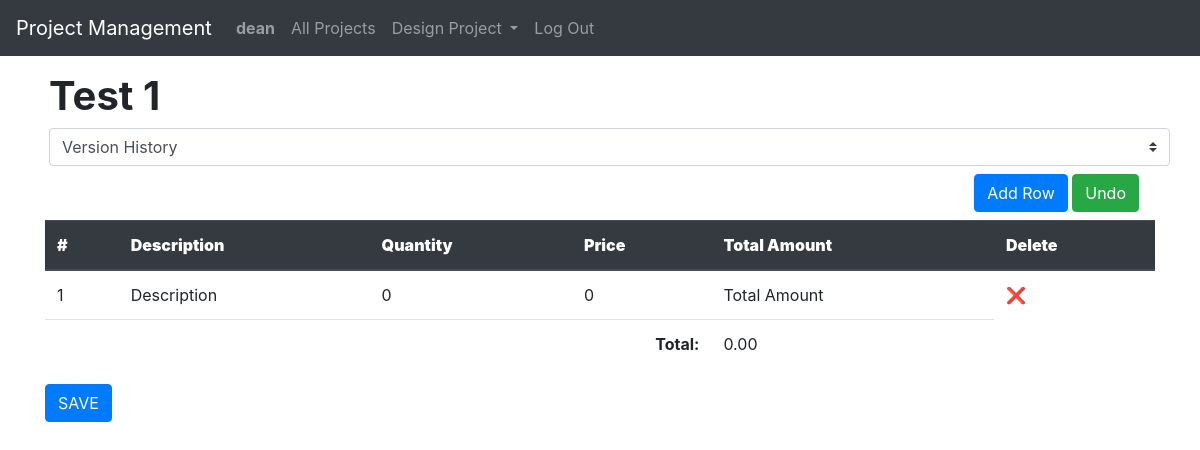
/project/1 (signed in), run on an earlier commit of the app's database.
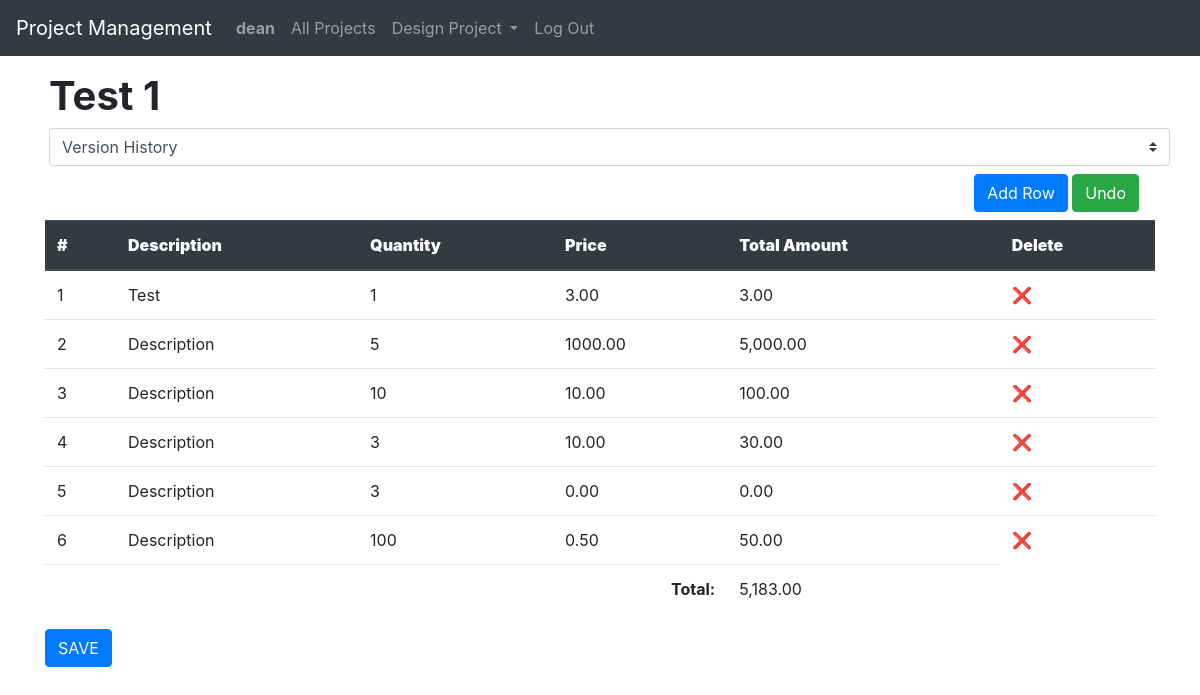
And on a later commit of the database.
### engineering/models.py (models this page shows, shortened)
class Project(models.Model):
    proj_name = models.CharField(max_length=300)
    def __str__(self):
        return f'{self.proj_name}'

class ProjectDetails(models.Model):
    ver = models.ForeignKey(Version, on_delete=models.CASCADE, related_name="vers_details")
    description = models.CharField(max_length=300)
    quantity = models.IntegerField()
    price = models.DecimalField(max_digits=9, decimal_places=2)

### engineering/views.py (the view)
# urls.py: path("project/<int:id>", views.project, name="project"),
def project(request, id):
    if request.method == "GET":
        projectName = get_object_or_404(Project, pk=id)
        latest_version = Version.objects.filter(proj_id=id).order_by('-version').first()
        projDetails = ProjectDetails.objects.filter(ver=latest_version)
        versions = Version.objects.filter(proj_id=id).order_by('-version')
        total_amount_sum = 0
        for detail in projDetails:
            detail.total_price = detail.price * detail.quantity
            total_amount_sum += detail.total_price
        return render(request, "engineering/project.html", {
            "projDetails": projDetails,
            "projectName": projectName,
            "total_amount_sum": total_amount_sum,
            "version": latest_version,
            "versions": versions,
        })

### engineering/templates/engineering/project.html (shortened to what this page needs)
{% extends "engineering/layout.html" %}
{% load humanize %}
{% block body %}
    <div class='container'>
        <div class="row justify-content-between mt-3 ml-1">
            <h1><strong>{{ projectName }}</strong></h1>
            <select class="custom-select" id="versionDropdown">
                <option selected>Version History</option>
            </select>
        </div>
            <div class="column text-right my-2 mr-3">
                <button class="btn btn-primary" onclick="addRow()">Add Row</button>
                <button class="btn btn-success" onclick="undoDelete()">Undo</button>
            </div>
        <table class="table" id="projectTable">
            <thead class="thead-dark">
            <tr>
                <th><strong>#</strong></th>
                <th><strong>Description</strong></th>
                <th><strong>Quantity</strong></th>
                <th><strong>Price</strong></th>
                <th><strong>Total Amount</strong></th>
                <th><strong>Delete</strong></th>
            </tr>
            </thead>
            {% if projDetails %}
            <tbody>
                {% for detail in projDetails %}
                <tr>
                    <td>{{ forloop.counter }}</td>
                    <td><div contenteditable="true">{{ detail.description }}</div></td>
                    <td><div contenteditable="true" oninput="updateRowTotal(this)">{{ detail.quantity }}</div></td>
                    <td><div contenteditable="true" oninput="updateRowTotal(this)">{{ detail.price }}</div></td>
                    <td><div contenteditable="false">{{ detail.total_price|floatformat:"2"|intcomma }}</div></td>
                    <td><span onclick="deleteRow(this)" class="delete-icon">&#10060;</span></td>
                </tr>
                {% endfor %}
            </tbody>
            <tfoot>
                <tr>
                    <td colspan="4" align="right"><strong>Total:</strong></td>
                    <td id="totalAmount">{{ total_amount_sum|floatformat:"2"|intcomma }}</td>
                </tr>
            </tfoot>
        </table>
        {% else %}
            <tbody>
                <tr>
                    <td>1</td>
                    <td><div contenteditable="true">Description</div></td>
                    <td><div contenteditable="true" oninput="updateRowTotal(this)">0</div></td>
                    <td><div contenteditable="true" oninput="updateRowTotal(this)">0</div></td>
                    <td><div contenteditable="false">Total Amount</div></td>
                    <td><span onclick="deleteRow(this)" class="delete-icon">&#10060;</span></td>
                </tr>
            </tbody>
            <tfoot>
                <tr>
                    <td colspan="4" align="right"><strong>Total:</strong></td>
                    <td id="totalAmount">{{ total_amount_sum|floatformat:"2"|intcomma }}</td>
                </tr>
            </tfoot>
        </table>
        {% endif %}
        <button class="btn btn-primary" id="saveTable">SAVE</button>
    </div>
{% endblock %}

### engineering/templates/engineering/layout.html (shortened to what this page needs)
{% load static %}
<!DOCTYPE html>
<html lang="en">
    <head>
        <link rel="stylesheet" href="https://stackpath.bootstrapcdn.com/bootstrap/4.4.1/css/bootstrap.min.css">
        <link href="{% static 'engineering/styles.css' %}" rel="stylesheet">
        <link rel="stylesheet" href="https://cdnjs.cloudflare.com/ajax/libs/font-awesome/4.7.0/css/font-awesome.min.css">
    </head>
    <body>
        <nav class="navbar navbar-expand-lg navbar-dark bg-dark">
            <a class="navbar-brand" href="#">Project Management</a>
            <div>
              <ul class="navbar-nav mr-auto">
                {% if user.is_authenticated %}
                    <li class="nav-item">
                        <a class="nav-link" href="#"><strong>{{ user.username }}</strong></a>
                    </li>
                <li class="nav-item">
                  <a class="nav-link" href="{% url 'index' %}">All Projects</a>
                </li>
                <li class="nav-item dropdown">
                    <a class="nav-link dropdown-toggle" href="#" id="navbarDropdownMenuLink" data-toggle="dropdown" aria-haspopup="true" aria-expanded="false">
                      Design Project
                    </a>
                  </li>
                    <li class="nav-item">
                        <a class="nav-link" href="{% url 'logout' %}">Log Out</a>
                    </li>
                {% endif %}
              </ul>
            </div>
          </nav>
        <div class="body">
          {% if user.is_authenticated %}
            {% block body %}
            {% endblock %}
          {% endif %}
        </div>
    </body>
</html>

### engineering/static/engineering/styles.css (style rules this page uses)
* { margin: 0; padding: 0; box-sizing: border-box; }
.delete-icon { cursor: pointer; }

What changed in the data, as far as the page shows it:
added ProjectDetails: description "Test", quantity "1", price "3.00", total_price "3.00"
added ProjectDetails: description "Description", quantity "5", price "1000.00", total_price "5,000.00"
added ProjectDetails: description "Description", quantity "10", price "10.00", total_price "100.00"
added ProjectDetails: description "Description", quantity "3", price "10.00", total_price "30.00"
added ProjectDetails: description "Description", quantity "3", price "0.00", total_price "0.00"
added ProjectDetails: description "Description", quantity "100", price "0.50", total_price "50.00"
Also different on the page:
{{ total_amount_sum|floatformat:"2"|intcomma }}: (not shown) → "5,183.00"
{{ total_amount_sum|floatformat:"2"|intcomma }}: "0.00" → (not shown)
text no longer shown: "1 Description 0 0 Total Amount ❌"
